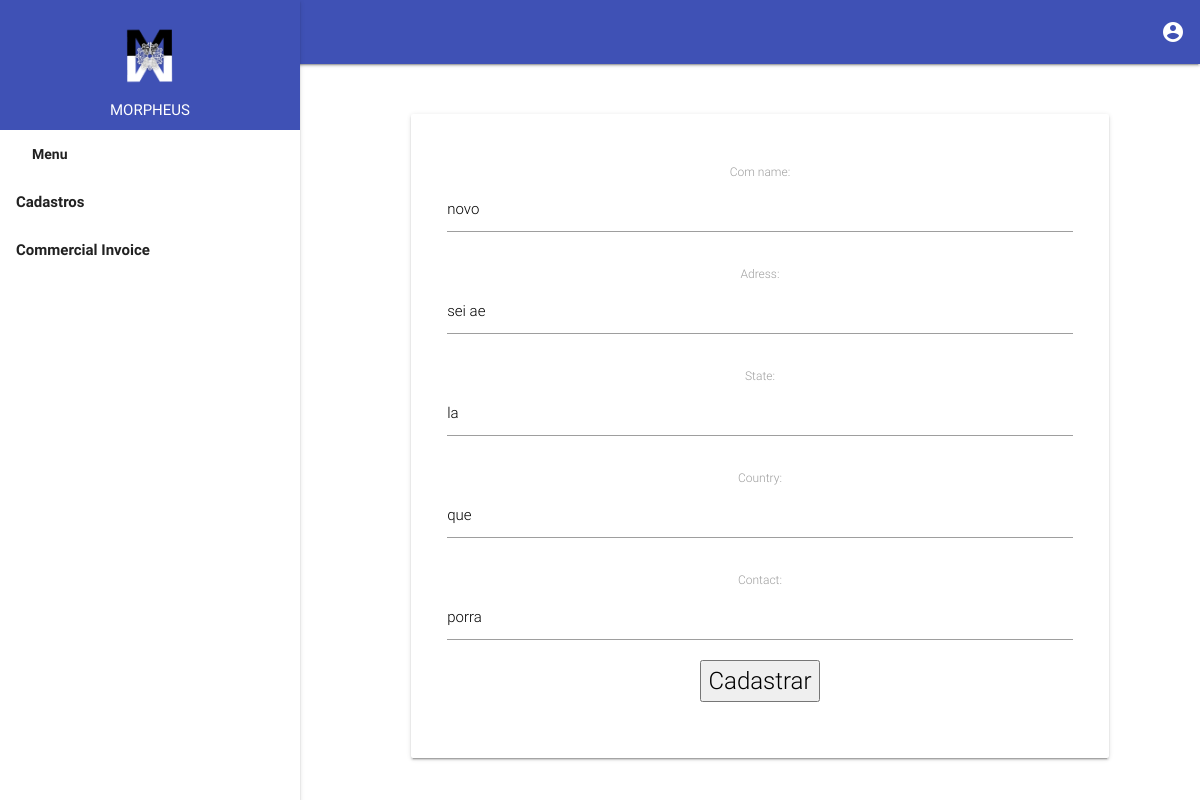
The page /upcli/1/ on the database its author committed.
### register/models.py (models this page shows, shortened)
class RegCli(models.Model):
    id = models.AutoField(primary_key=True)
    com_name = models.CharField(max_length=100, default="")
    adress = models.CharField(max_length=255, blank=True, null=True)
    state = models.CharField(max_length=70, blank=True, null=True)
    country = models.CharField(max_length=70, blank=True, null=True)
    contact = models.CharField(max_length=100, blank=True, null=True)

### register/views.py (the view)
# urls.py: path('upcli/<int:id>/', UpCli, name="UpClient"),
def UpCli(request, id):
    clients = get_object_or_404(RegCli, pk=id)
    form = ClientForm(request.POST or None, instance=clients)
    if form.is_valid():
        form.save()
        return redirect('LisClient')
    return render(request, 'newcli.html', {'form':form})

### register/forms.py
class ClientForm(ModelForm):
    class Meta:
        model = RegCli
        fields = ['com_name', 'adress', 'state', 'country', 'contact']

### register/templates/newcli.html (shortened to what this page needs)
{% extends "index.html" %}
{% load static %}
        {% block content %}
<div class=" black-text">
    <form method="POST">
        {{ form }}
        <button type="submit">Cadastrar</button>
    </form>
</div>
{% endblock %}

### common/static/css/style.css (style rules this page uses)
body { backgroud: white; }

### rows shown on the page
RegCli: com_name "novo", adress "sei ae", state "la", country "que", contact "porra"
